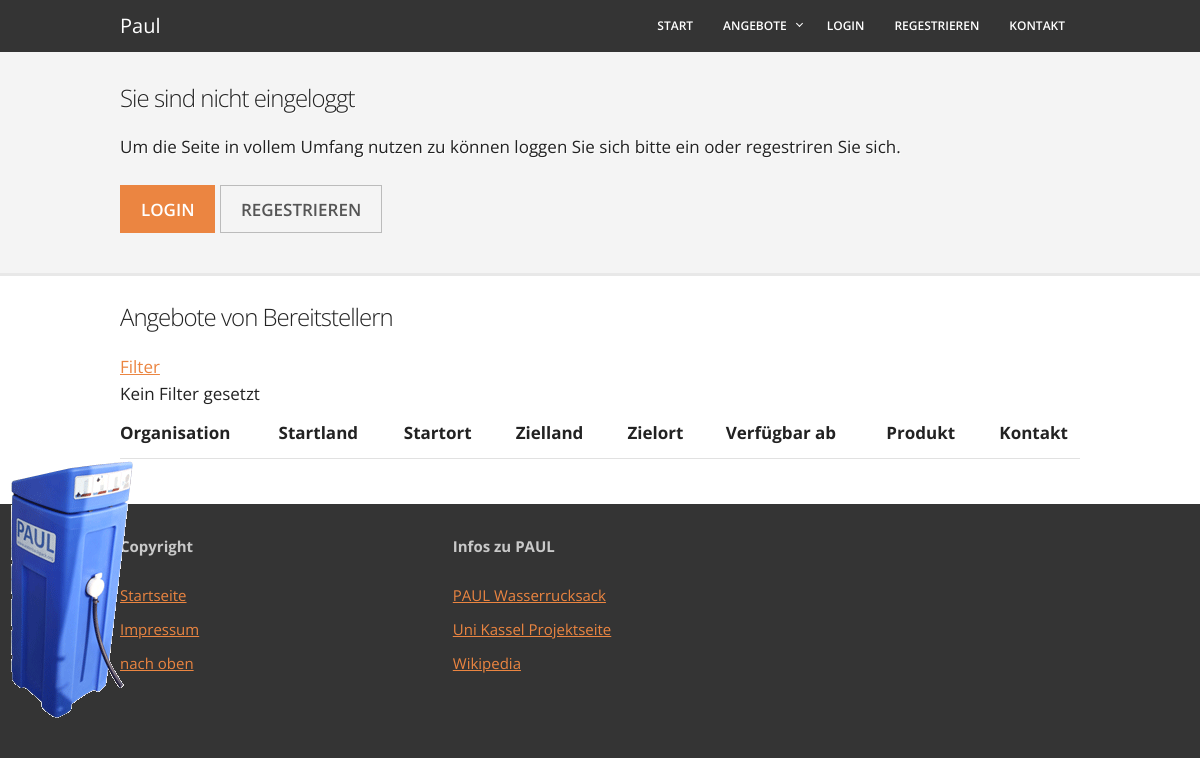
Page /showOffer/orgaAngebotAuflisten.php on the earlier database version.
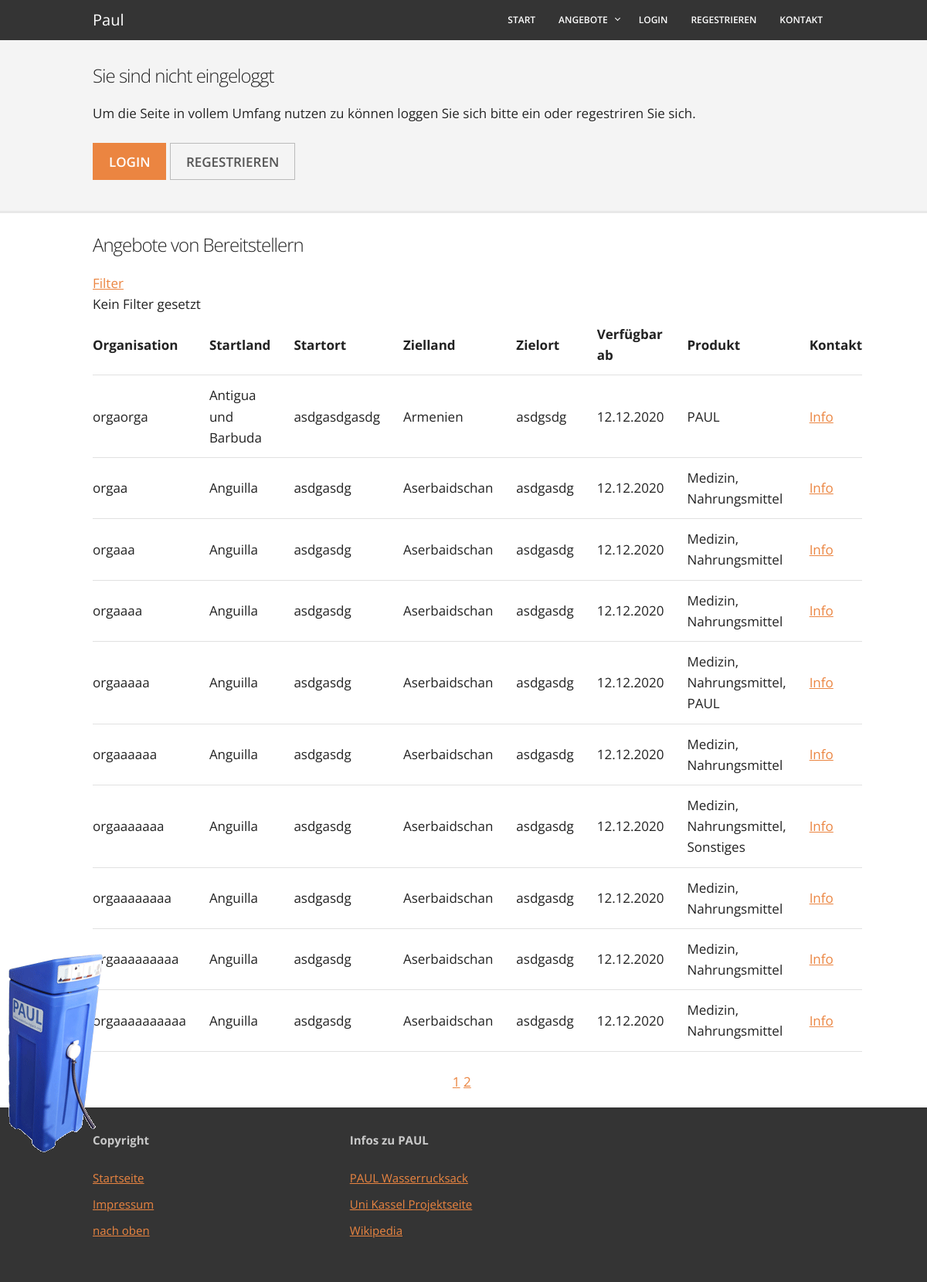
Same page on the later database version.
### tables this page shows
CREATE TABLE `organisation_offer` (
  `ID` int(11) NOT NULL,
  `offerer` char(50) NOT NULL,
  `contact` char(50) DEFAULT NULL,
  `eMail` char(50) NOT NULL,
  `startCountry` int(11) NOT NULL,
  `startVillage` char(50) NOT NULL,
  `destinationCountry` int(11) NOT NULL,
  `destinationVillage` char(50) NOT NULL,
  `startDate` date NOT NULL,
  `endDate` date NOT NULL,
  `responsibleAcc` int(11) NOT NULL,
  `textField` varchar(3500) DEFAULT NULL
);

CREATE TABLE `countries` (
  `ID` int(11) NOT NULL,
  `abbreviation` char(6) NOT NULL,
  `countryName` char(20) NOT NULL
);

### showOffer/filterOrgalistFunction.php (called while the page is built, shortened)
<?php
$sqlStatement = "SELECT oo.id, oo.offerer, c1.countryName as startCountry, oo.startVillage, c2.countryName as destCountry, oo.destinationVillage, oo.startDate, prod.pr "
                          . "FROM "
                          . "(SELECT p.productname as pr, o.ID "
                          . "FROM productsorgajoin poj "
                          . "join products p on poj.ID_product = p.ID "
                          . "join organisation_offer o on poj.ID_organisationOffer = o.ID) prod, organisation_offer oo "
                          . "join countries c1 on oo.startCountry = c1.id "
                          . "join countries c2 on oo.destinationCountry = c2.ID "
                          . "WHERE prod.ID = oo.ID "
                          . "AND endDate >= Curdate() ";
function filterNone(){
    global $sqlStatement;
    return $sqlStatement;
}
function setLimit($startAt, $rowPerPage){
    return " ORDER BY oo.ID LIMIT $startAt, $rowPerPage";
}

### includes/functions.php (the view, shortened to what this page needs)
<?php
function reformDatetoNormal($date) {
    return (new DateTime($date))->format('d.m.Y');
}
function getDBEntryCount($table) {
    global $db;
    $statement = "Select count(*) cnt FROM ($table) test ";
    foreach ($db->query($statement) as $row)
        return $row['cnt'];
}
?>

### includes/functions.php (the view, shortened to what this page needs)
<?php
function reformDatetoNormal($date) {
    return (new DateTime($date))->format('d.m.Y');
}
function getDBEntryCount($table) {
    global $db;
    $statement = "Select count(*) cnt FROM ($table) test ";
    foreach ($db->query($statement) as $row)
        return $row['cnt'];
}
?>

### showOffer/orgaAngebotAuflisten.php (shortened to what this page needs)
<?php
$root = $_SERVER['DOCUMENT_ROOT'];
include_once ($root . "/helping_supplies/template/head.php");
include_once ($root . "/helping_supplies/template/header.php");
include './filterOrgalistFunction.php';
include '../includes/dbConnectPDO.php';
$rowsPerPage = 10;
$startAt = 0;
?>
<div class="container">
    <h3>Angebote von Bereitstellern</h3>
    <div class="row">
        <a href="#hide1" class="hide" id="hide1">Filter</a>
    </div>
<?php
include './filterPreparation.php';
?>
    <table style="width: 100%">
        <tr>
            <th>Organisation</th>
            <th>Startland</th>
            <th>Startort</th>
            <th>Zielland</th>
            <th>Zielort</th>
            <th>Verfügbar ab</th>
            <th>Produkt</th>
            <th>Kontakt</th>
        </tr>
<?php
foreach ($test = $db->query($statement2) as $row2){
    foreach ($iter = $db->query($statement) as $row)
 {
        $id = htmlspecialchars($row['id']);
        echo "<tr>\n";
        echo "<td>" . htmlspecialchars($row['offerer']) . "</td>\n";
        echo "<td>" . htmlspecialchars($row['startCountry']) . "</td>\n";
        echo "<td>" . htmlspecialchars($row['startVillage']) . "</td>\n";
        echo "<td>" . htmlspecialchars($row['destCountry']) . "</td>\n";
        echo "<td>" . htmlspecialchars($row['destinationVillage']) . "</td>\n";
        echo "<td>" . reformDatetoNormal(htmlspecialchars($row['startDate'])) . "</td>\n";
        echo "<td>";
        do {
            echo htmlspecialchars($row2['pr']);
            $row2 = $test->fetch();
            if ($row2['id'] == $id) {
                echo ", ";
            } else {
                break;
            }
        } while (true);
        echo "</td>\n";
        echo "<td>" . "<a href=\"/helping_supplies/showOffer/showOffer.php?id=$id&typ=orga\">Info</a></td>\n";
        echo "</tr>";
    }
    break;
}
?>
    </table>
    <div class="centering">
        <?php
        global $input1, $input2;
        $pages = ceil($entries / $rowsPerPage);
        for ($i = 1; $i <= $pages; $i++) {
            if (!isset($_POST["filter"])){
                echo "<a href=\"orgaAngebotAuflisten.php?page=$i\">$i</a>&nbsp;";
            }
            else {
                $filter = $_POST["filter"];
                echo "<a href=\"orgaAngebotAuflisten.php?page=$i&filter=$filter&in1=$input1&in2=$input2\">$i</a>&nbsp;";
            }
        }
        ?>
    </div>
</div>
        <?php
        include_once ($root . "/helping_supplies/template/footer.php");
        ?>

Differences in the rows shown:
added organisation_offer: offerer "orgaorga", startCountry.countryName "Antigua und Barbuda", startVillage "asdgasdgasdg", destinationCountry.countryName "Armenien", destinationVillage "asdgsdg", startDate "12.12.2020", pr "PAUL"
added organisation_offer: offerer "orgaa", startCountry.countryName "Anguilla", startVillage "asdgasdg", destinationCountry.countryName "Aserbaidschan", destinationVillage "asdgasdg", startDate "12.12.2020", pr "Medizin", pr "Nahrungsmittel"
added organisation_offer: offerer "orgaaa", startCountry.countryName "Anguilla", startVillage "asdgasdg", destinationCountry.countryName "Aserbaidschan", destinationVillage "asdgasdg", startDate "12.12.2020", pr "Medizin", pr "Nahrungsmittel"
added organisation_offer: offerer "orgaaaa", startCountry.countryName "Anguilla", startVillage "asdgasdg", destinationCountry.countryName "Aserbaidschan", destinationVillage "asdgasdg", startDate "12.12.2020", pr "Medizin", pr "Nahrungsmittel"
added organisation_offer: offerer "orgaaaaa", startCountry.countryName "Anguilla", startVillage "asdgasdg", destinationCountry.countryName "Aserbaidschan", destinationVillage "asdgasdg", startDate "12.12.2020", pr "Medizin", pr "Nahrungsmittel", pr "PAUL"
added organisation_offer: offerer "orgaaaaaa", startCountry.countryName "Anguilla", startVillage "asdgasdg", destinationCountry.countryName "Aserbaidschan", destinationVillage "asdgasdg", startDate "12.12.2020", pr "Medizin", pr "Nahrungsmittel"
added organisation_offer: offerer "orgaaaaaaa", startCountry.countryName "Anguilla", startVillage "asdgasdg", destinationCountry.countryName "Aserbaidschan", destinationVillage "asdgasdg", startDate "12.12.2020", pr "Medizin", pr "Nahrungsmittel", pr "Sonstiges"
added organisation_offer: offerer "orgaaaaaaaa", startCountry.countryName "Anguilla", startVillage "asdgasdg", destinationCountry.countryName "Aserbaidschan", destinationVillage "asdgasdg", startDate "12.12.2020", pr "Medizin", pr "Nahrungsmittel"
added organisation_offer: offerer "orgaaaaaaaaa", startCountry.countryName "Anguilla", startVillage "asdgasdg", destinationCountry.countryName "Aserbaidschan", destinationVillage "asdgasdg", startDate "12.12.2020", pr "Medizin", pr "Nahrungsmittel"
added organisation_offer: offerer "orgaaaaaaaaaa", startCountry.countryName "Anguilla", startVillage "asdgasdg", destinationCountry.countryName "Aserbaidschan", destinationVillage "asdgasdg", startDate "12.12.2020", pr "Medizin", pr "Nahrungsmittel"
Other differences:
new list line: "1"
new list line: "2"
